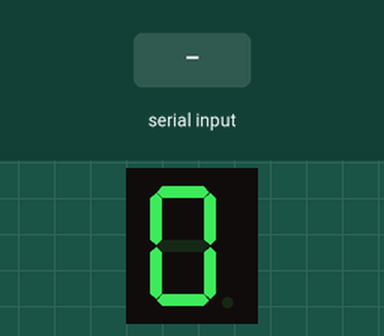
Bench run of a sketch on a simulated Arduino Uno, built with avr-gcc and run on an emulated ATmega328P. Parts: 1-digit seven-segment display. Wiring (inferred from the names in the program): 1-digit 7-segment display, segments lit when HIGH: segments pin 3, pin 4, pin 5, pin 6, pin 7, pin 8, pin 9. The test bench sets the inputs (shaded band). The segment pins are drawn as the display they are named for.

Above: at 1.2 s.
1.3 s: "90,45\n" received over Serial
At 1.8 s:
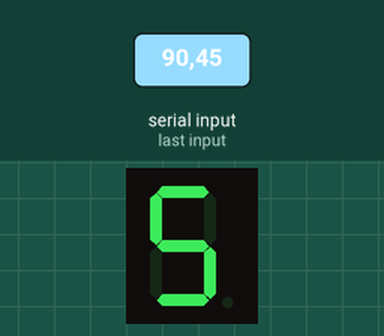
2.8 s: "30,150\n" received over Serial
At 2.82 s:
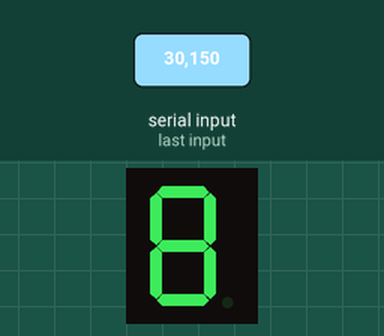
Timing chart, 0 to 5.8 s (numbered marks = the images above; inputs shaded):
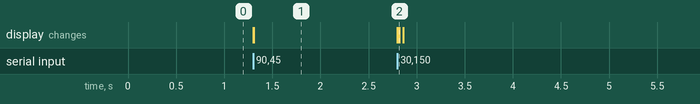

Measured:
- after the input at 1.3 s, the display: first changes at once (image 1 shows a later state)
- after the input at 2.8 s, the display: first changes at once (image 2 shows a later state)

The sketch:

arduino.ino
```cpp
int seg[] = {3, 4, 5, 6, 7, 8, 9}; // A, B, C, D, E, F, G

byte numeros[10][7] = {
  {1,1,1,1,1,1,0}, // 0
  {0,1,1,0,0,0,0}, // 1
  {1,1,0,1,1,0,1}, // 2
  {1,1,1,1,0,0,1}, // 3
  {0,1,1,0,0,1,1}, // 4
  {1,0,1,1,0,1,1}, // 5
  {1,0,1,1,1,1,1}, // 6
  {1,1,1,0,0,0,0}, // 7
  {1,1,1,1,1,1,1}, // 8
  {1,1,1,1,0,1,1}  // 9
};

void mostrarNumero(int n) {
  for (int i = 0; i < 7; i++) {
    digitalWrite(seg[i], numeros[n][i]);
  }
}

void setup() {
  Serial.begin(9600);

  for (int i = 0; i < 7; i++) {
    pinMode(seg[i], OUTPUT);
  }

  mostrarNumero(0);
}

void loop() {
  if (Serial.available() > 0) {
    char dato = Serial.read();

    if (dato >= '0' && dato <= '9') {
      int numero = dato - '0';
      mostrarNumero(numero);
    }
  }
}
```
